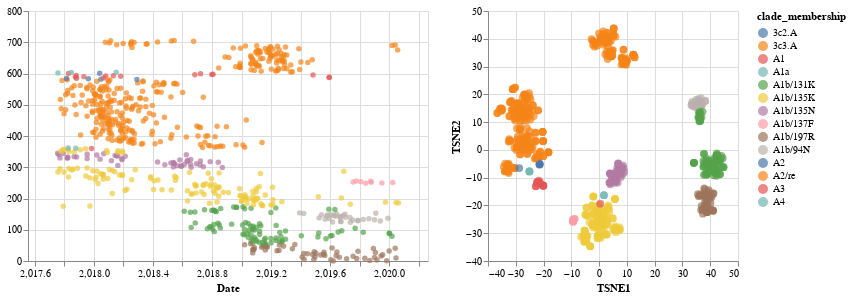

The code cell stored with this chart in its notebook:
### Code cell
list_of_chart = linking_tree_with_plots_brush(
    merged_tsne_df,
    ['TSNE1','TSNE2'],
    ['TSNE1','TSNE2'],
    'clade_membership',
    ["clade_membership:N","strain:N"]
)
chart = list_of_chart[0]|list_of_chart[1]
chart
#chart.save("docs/TSNE" + virus_name + "Brush.html")

### Figure 1 — Vega-Lite specification as saved in the notebook (floating-point values rounded to 4 significant figures; data arrays with more than 128 entries replaced by an {"elided": "..."} marker saying what was removed)
{"$schema": "https://vega.github.io/schema/vega-lite/v3.4.0.json", "config": {"mark": {"tooltip": null}, "view": {"height": 300, "width": 400}}, "data": {"name": "data-0d4f0133300601bf586ca04392ed0e22"}, "datasets": {"data-0d4f0133300601bf586ca04392ed0e22": {"elided": "707 records"}}, "hconcat": [{"encoding": {"color": {"condition": {"field": "clade_membership", "selection": "selector004", "type": "nominal"}, "value": "gray"}, "tooltip": [{"field": "clade_membership", "type": "nominal"}, {"field": "strain", "type": "nominal"}], "x": {"field": "date", "scale": {"domain": [2018.0, 2020.0]}, "title": "Date", "type": "quantitative"}, "y": {"field": "y", "title": "", "type": "quantitative"}}, "height": 250, "mark": "circle", "selection": {"selector004": {"resolve": "global", "type": "interval"}}, "width": 400}, {"encoding": {"color": {"condition": {"field": "clade_membership", "selection": "selector004", "type": "nominal"}, "value": "gray"}, "tooltip": [{"field": "clade_membership", "type": "nominal"}, {"field": "strain", "type": "nominal"}], "x": {"field": "TSNE1", "title": "TSNE1", "type": "quantitative"}, "y": {"field": "TSNE2", "title": "TSNE2", "type": "quantitative"}}, "height": 250, "mark": {"size": 60, "type": "circle"}, "selection": {"selector004": {"resolve": "global", "type": "interval"}}, "width": 250}]}
